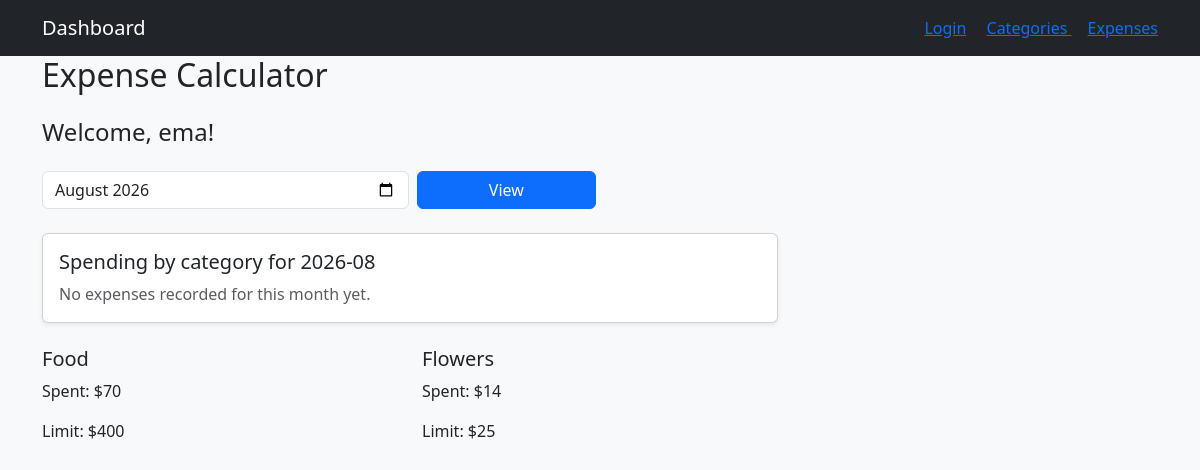
Screenshot of / (signed in) with the database file from the repository.
### tables this page shows
CREATE TABLE category (id INTEGER PRIMARY KEY AUTOINCREMENT UNIQUE NOT NULL, name TEXT, spending_limit INTEGER, user_id INTEGER REFERENCES user (id));

### app.py (the view)
@app.route("/") #this will be the homepage/dashboard of the app
def home():
    user = session.get("user")
    if not user:
        return redirect(url_for("login"))
    user_id = user[0]
    selected_month = request.args.get("month") or datetime.date.today().strftime("%Y-%m")
    sql = '''SELECT category.id, category.name, category.spending_limit,
            IFNULL(SUM(expenses.amount_spent), 0) AS total_amount_spent
            FROM category
            LEFT JOIN expenses ON category.id = expenses.category_id
            WHERE category.user_id = ?
            GROUP BY category.id'''
    categories = query_db(sql, args=(user_id,))
    monthly_sql = '''SELECT expenses.id, expenses.name, expenses.amount_spent,
                    strftime('%Y-%m-%d', expenses.date) AS date,
                    category.name AS category, expenses.category_id
                    FROM expenses
                    JOIN category ON expenses.category_id = category.id
                    WHERE expenses.user_id = ? AND strftime('%Y-%m', expenses.date) = ?'''
    monthly_expenses = query_db(monthly_sql, args=(user_id, selected_month))
    monthly_totals = build_monthly_category_totals(monthly_expenses, selected_month)
    pie_segments = build_pie_chart_segments(monthly_totals)
    get_db().commit()
    username = user[1]
    return render_template(
        "home.html",
        categories=categories,
        username=username,
        selected_month=selected_month,
        monthly_totals=monthly_totals,
        pie_segments=pie_segments,
    )

### app.py (called while the page is built, shortened)
def get_db():
    db = getattr(g, '_database', None)
    if db is None:
        db = g._database = sqlite3.connect(DATABASE)
    return db

@app.teardown_appcontext
def close_connection(exception):
    db = getattr(g, '_database', None)
    if db is not None:
        db.close()

def query_db(query, args=(), one=False):
    cur = get_db().execute(query, args)
    rv = cur.fetchall()
    cur.close()
    return (rv[0] if rv else None) if one else rv

def build_monthly_category_totals(expenses, month):
    totals = {}
    for expense in expenses:
        expense_date = expense[3] if len(expense) > 3 else ""
        category_name = expense[4] if len(expense) > 4 else ""
        if expense_date.startswith(month) and category_name:
            amount = float(expense[2] or 0)
            totals[category_name] = totals.get(category_name, 0.0) + amount
    return totals

def build_pie_chart_segments(totals):
    colors = ["#0d6efd", "#198754", "#dc3545", "#ffc107", "#6f42c1", "#20c997", "#fd7e14"]
    if not totals:
        return []

### templates/home.html (shortened to what this page needs)
{%extends "base.html"%}
{%block content%}
<h2 class = "mb-4"> Expense Calculator </h2>
{% if username %}
    <h4 class="mb-4">Welcome, {{ username }}!</h4>
{% endif %}
<form method="get" class="row g-2 mb-4">
    <div class="col-md-4">
        <input class="form-control" type="month" name="month" value="{{ selected_month }}">
    </div>
    <div class="col-md-2">
        <button class="btn btn-primary w-100" type="submit">View</button>
    </div>
</form>
<div class="row mb-4">
    <div class="col-md-8">
        <div class="card shadow-sm">
            <div class="card-body">
                <h5 class="card-title">Spending by category for {{ selected_month }}</h5>
                {% if pie_segments %}
                    <svg width="260" height="260" viewBox="0 0 220 220" role="img" aria-label="Pie chart of monthly spending">
                        <circle cx="110" cy="110" r="70" fill="none" stroke="#e9ecef" stroke-width="40"></circle>
                        {% for segment in pie_segments %}
                            <circle cx="110" cy="110" r="70" fill="none" stroke="{{ segment.color }}" stroke-width="40" stroke-linecap="round"
                                    stroke-dasharray="{{ segment.dasharray }}"
                                    stroke-dashoffset="{{ segment.dashoffset }}"
                                    transform="rotate(-90 110 110)"></circle>
                        {% endfor %}
                        <circle cx="110" cy="110" r="35" fill="white"></circle>
                        <text x="110" y="105" text-anchor="middle" font-size="14" fill="#212529">{{ selected_month }}</text>
                        <text x="110" y="126" text-anchor="middle" font-size="14" fill="#212529">Total</text>
                    </svg>
                    <ul class="mt-3">
                        {% for segment in pie_segments %}
                            <li><span style="color:{{ segment.color }};">■</span> {{ segment.name }} — ${{ segment.amount }} ({{ segment.percent }}%)</li>
                        {% endfor %}
                    </ul>
                {% else %}
                    <p class="text-muted mb-0">No expenses recorded for this month yet.</p>
                {% endif %}
            </div>
        </div>
    </div>
</div>
<div class = "row">
    {%for category in categories%}
        <div class = "col-md-4">
            <div class = "card-mb-3">
                <div class = "card-body">
                    <h5>{{category[1]}}</h5>
                    <p> Spent: ${{category[3]}}</p>
                    <p> Limit: ${{category[2]}}</p>
                </div>
            </div>
        </div>
    {%endfor%}
</div>
{%endblock%}

### rows the page displays
category: name "Food", category "70", spending_limit "400"
category: name "Flowers", category "14", spending_limit "25"

### other values shown
{{ username }} "ema"
{{ selected_month }} "2026-08"
